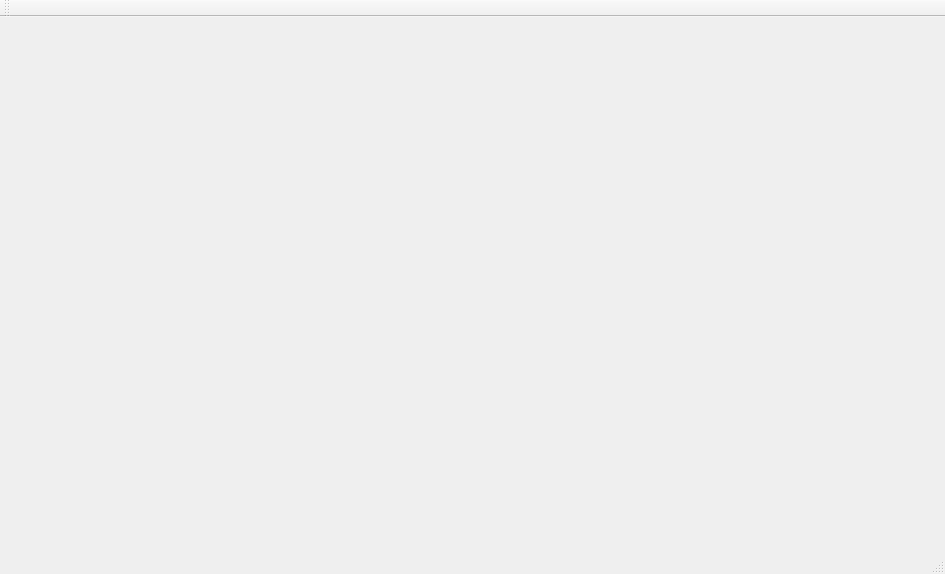
<?xml version="1.0" encoding="UTF-8"?>
<ui version="4.0">
 <class>MainWindow</class>
 <widget class="QMainWindow" name="MainWindow">
  <property name="geometry">
   <rect>
    <x>0</x>
    <y>0</y>
    <width>945</width>
    <height>574</height>
   </rect>
  </property>
  <property name="windowTitle">
   <string>MainWindow</string>
  </property>
  <widget class="QWidget" name="centralWidget">
   <widget class="QWidget" name="gridLayoutWidget">
    <property name="geometry">
     <rect>
      <x>60</x>
      <y>60</y>
      <width>361</width>
      <height>351</height>
     </rect>
    </property>
    <layout class="QGridLayout" name="gridLayout">
     <item row="0" column="0">
      <widget class="KTabBar" name="ktabbar"/>
     </item>
    </layout>
   </widget>
  </widget>
  <widget class="QMenuBar" name="menuBar">
   <property name="geometry">
    <rect>
     <x>0</x>
     <y>0</y>
     <width>945</width>
     <height>25</height>
    </rect>
   </property>
  </widget>
  <widget class="QToolBar" name="mainToolBar">
   <attribute name="toolBarArea">
    <enum>TopToolBarArea</enum>
   </attribute>
   <attribute name="toolBarBreak">
    <bool>false</bool>
   </attribute>
  </widget>
  <widget class="QStatusBar" name="statusBar"/>
 </widget>
 <layoutdefault spacing="6" margin="11"/>
 <customwidgets>
  <customwidget>
   <class>KTabBar</class>
   <extends>QWidget</extends>
   <header>ktabbar.h</header>
  </customwidget>
 </customwidgets>
 <resources/>
 <connections/>
</ui>
